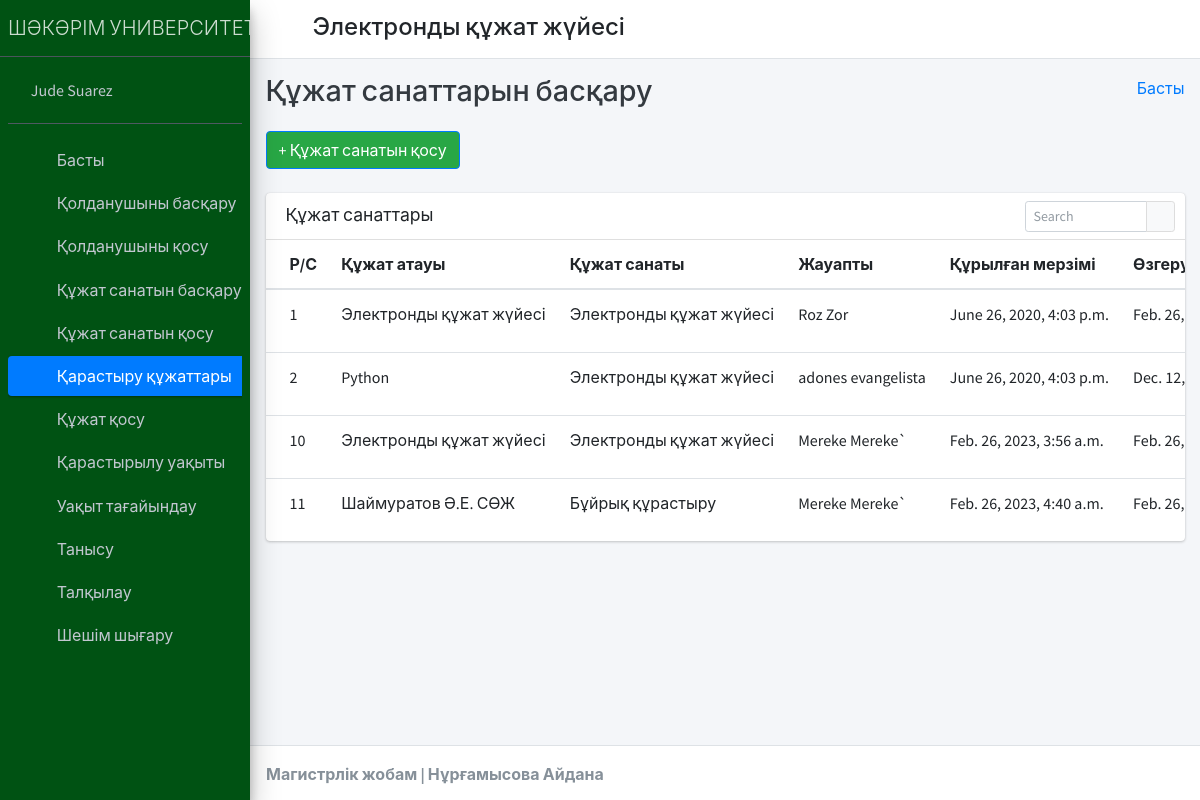
Screenshot of /manage_subject/ (signed in) with the database file from the repository.
### student_management_app/models.py (models this page shows)
class CustomUser(AbstractUser):
    user_type_data = ((1, "HOD"), (2, "Staff"), (3, "Student"))
    user_type = models.CharField(default=1, choices=user_type_data, max_length=10)

class Subjects(models.Model):
    id =models.AutoField(primary_key=True)
    subject_name = models.CharField(max_length=255)
    course_id = models.ForeignKey(Courses, on_delete=models.CASCADE, default=1) #need to give defauult course
    staff_id = models.ForeignKey(CustomUser, on_delete=models.CASCADE)
    created_at = models.DateTimeField(auto_now_add=True)
    updated_at = models.DateTimeField(auto_now=True)
    objects = models.Manager()

class Courses(models.Model):
    id = models.AutoField(primary_key=True)
    course_name = models.CharField(max_length=255)
    created_at = models.DateTimeField(auto_now_add=True)
    updated_at = models.DateTimeField(auto_now=True)
    objects = models.Manager()

### student_management_app/HodViews.py (the view)
# urls.py: path('manage_subject/', HodViews.manage_subject, name="manage_subject"),
def manage_subject(request):
    subjects = Subjects.objects.all()
    context = {
        "subjects": subjects
    }
    return render(request, 'hod_template/manage_subject_template.html', context)

### student_management_app/LoginCheckMiddleWare.py (called while the page is built, shortened)
    def process_view(self, request, view_func, view_args, view_kwargs):
        modulename = view_func.__module__
        user = request.user
        if user.is_authenticated:
            if user.user_type == "1":
                if modulename == "student_management_app.HodViews":
                    pass
                elif modulename == "student_management_app.views" or modulename == "django.views.static":
                    pass
                else:
                    return redirect("admin_home")
            else:
                return redirect("login")
        else:
            if request.path == reverse("login") or request.path == reverse("doLogin"):
                pass
            else:
                return redirect("login")

### student_management_app/templates/hod_template/manage_subject_template.html (shortened to what this page needs)
{% extends 'hod_template/base_template.html' %}
{% block page_title %}
    Құжат санаттарын басқару
{% endblock page_title %}
{% block main_content %}
{% load static %}
<section class="content">
        <div class="container-fluid">
            <a class="btn btn-primary" href="{% url 'add_subject' %}" role="button" style="background:#28a745;">+ Құжат санатын қосу</a> <br/>&nbsp;
            <div class="row">
                <div class="col-md-12">
                    <div class="card">
                        <div class="card-header">
                            <h3 class="card-title">Құжат санаттары</h3>
                            <div class="card-tools">
                            <div class="input-group input-group-sm" style="width: 150px;">
                                <input type="text" name="table_search" class="form-control float-right" placeholder="Search">
                                <div class="input-group-append">
                                <button type="submit" class="btn btn-default"><i class="fas fa-search"></i></button>
                                </div>
                            </div>
                            </div>
                        </div>
                        <div class="card-body table-responsive p-0">
                            <table class="table table-hover text-nowrap">
                            <thead>
                                <tr>
                                <th>Р/С</th>
                                <th>Құжат атауы</th>
                                <th>Құжат санаты</th>
                                <th>Жауапты</th>
                                <th>Құрылған мерзімі</th>
                                <th>Өзгеру мерзімі</th>
                                </tr>
                            </thead>
                            <tbody>
                                {% for subject in subjects %}
                                <tr>
                                <td>{{ subject.id }}</td>
                                <td>{{ subject.subject_name }}</td>
                                <td>{{ subject.course_id.course_name }}</td>
                                <td>{{ subject.staff_id.first_name }} {{ subject.staff_id.last_name }}</td>
                                <td>{{ subject.created_at }}</td>
                                <td>{{ subject.updated_at }}</td>
                                </tr>
                                {% endfor %}
                            </tbody>
                            </table>
                        </div>
                        </div>
                </div>
            </div>
        </div>
      </section>
  {% endblock main_content %}

### student_management_app/templates/hod_template/base_template.html (shortened to what this page needs)
{% load static %}
<!DOCTYPE html>
<html>
<head>
  <link rel="stylesheet" href="{% static "fontawesome-free/css/all.min.css" %}">
  <link rel="stylesheet" href="https://code.ionicframework.com/ionicons/2.0.1/css/ionicons.min.css">
  <link rel="stylesheet" href="{% static 'tempusdominus-bootstrap-4/css/tempusdominus-bootstrap-4.min.css' %}">
  <link rel="stylesheet" href="{% static "icheck-bootstrap/icheck-bootstrap.min.css" %}">
  <link rel="stylesheet" href="{% static "jqvmap/jqvmap.min.css" %}">
  <link rel="stylesheet" href="{% static 'dist/css/adminlte.min.css'  %}">
  <link rel="stylesheet" href="{% static "overlayScrollbars/css/OverlayScrollbars.min.css" %}">
  <link rel="stylesheet" href="{% static "daterangepicker/daterangepicker.css" %}">
  <link rel="stylesheet" href="{% static "summernote/summernote-bs4.css" %}">
</head>
<body class="hold-transition sidebar-mini layout-fixed">
  <div class="wrapper">
    <nav class="main-header navbar navbar-expand navbar-white navbar-light">
      <ul class="navbar-nav">
        <li class="nav-item">
          <a class="nav-link" data-widget="pushmenu" href="#" role="button"><i class="fas fa-bars"></i></a>
        </li>
      </ul>
      <h4 style="margin-left: 10px; margin-top: 5px;">Электронды құжат жүйесі</h4>
      <ul class="navbar-nav ml-auto">
      <li class="nav-item dropdown">
        <a class="nav-link" data-toggle="dropdown" href="#" aria-expanded="false">
          <i class="fas fa-cog"></i>
        </a>
      </li>
    </ul>
    </nav>
    {% include 'hod_template/sidebar_template.html' with user=user id=id %}
    <div class="content-wrapper">
      <div class="content-header">
        <div class="container-fluid">
          <div class="row mb-2">
            <div class="col-sm-6">
              <h1 class="m-0 text-dark">
                {% block page_title %}
                {% endblock page_title %}
              </h1>
            </div>
            <div class="col-sm-6">
              <ol class="breadcrumb float-sm-right">
                <li class="breadcrumb-item"><a href="{% url 'admin_home' %}">Басты</a></li>
              </ol>
            </div>
          </div>
        </div>
      </div>
      {% block main_content %}
      {% endblock main_content %}
    </div>
    {% include 'hod_template/footer.html' %}
  </div>
</body>
</html>

### student_management_app/templates/hod_template/sidebar_template.html
{% load static %}
<aside class="main-sidebar sidebar-dark-primary elevation-4" style="background-color:#005213;">
      <a href="{% url 'admin_home' %}" class="brand-link">
        <span class="brand-text font-weight-light">ШӘКӘРІМ УНИВЕРСИТЕТІ</span>
      </a>
      <div class="sidebar">
        <div class="user-panel mt-3 pb-3 mb-3 d-flex">
          <div class="image">
          </div>
          <div class="info">
            <a href="{% url 'admin_profile' %}" class="d-block">{{ user.first_name }} {{ user.last_name }}</a>
          </div>
        </div>
        <nav class="mt-2">
          <ul class="nav nav-pills nav-sidebar flex-column" data-widget="treeview" role="menu" data-accordion="false">
            <li class="nav-item">
              {% url 'admin_home' as admin_home %}
              <a href="{{ admin_home }}" class="nav-link {% if request.path == admin_home %} active {% endif %}">
                <i class="nav-icon fas fa-tachometer-alt"></i>
                <p>
                  Басты
                </p>
              </a>
            </li>
            <li class="nav-item">
              {% url 'manage_staff' as manage_staff %}
              {% url 'edit_staff' staff_id=id as edit_staff %}
              <a href="{{ manage_staff }}" class="nav-link {% if request.path == manage_staff %} active {% endif %} {% if request.path == edit_staff %} active {% endif %}">
                <i class="nav-icon fas fa-chalkboard-teacher"></i>
                <p>
                  Қолданушыны басқару
                </p>
              </a>
            </li>
            <li class="nav-item">
              {% url 'add_staff' as add_staff %}
              <a href="{{ add_staff }}" class="nav-link {% if request.path == add_staff %} active {% endif %}">
                <i class="nav-icon fas fa-th"></i>
                <p>
                  Қолданушыны қосу
                </p>
              </a>
            </li>
            <li class="nav-item">
              {% url 'manage_course' as manage_course %}
              {% url 'edit_course' course_id=id as edit_course %}
              <a href="{{ manage_course }}" class="nav-link {% if request.path == manage_course %} active {% endif %} {% if request.path == edit_course %} active {% endif %}">
                <i class="nav-icon fas fa-chalkboard"></i>
                <p>
                  Құжат санатын басқару
                </p>
              </a>
            </li>
            <li class="nav-item">
            {% url 'add_course' as add_course %}
              <a href="{{ add_course }}" class="nav-link {% if request.path == add_course %} active {% endif %}">
                <i class="nav-icon fas fa-th"></i>
                <p>
                  Құжат санатын қосу
                </p>
              </a>
            </li>
            <li class="nav-item">
              {% url 'manage_subject' as manage_subject %}
              {% url 'edit_subject' subject_id=id as edit_subject %}
              <a href="{{ manage_subject }}" class="nav-link {% if request.path == manage_subject %} active {% endif %} {% if request.path == edit_subject %} active {% endif %}">
                <i class="nav-icon fas fa-book"></i>
                <p>
                  Қарастыру құжаттары
                </p>
              </a>
            </li>
            <li class="nav-item">
              {% url 'add_subject' as add_subject %}
              <a href="{{ add_subject }}" class="nav-link {% if request.path == add_subject %} active {% endif %}">
                <i class="nav-icon fas fa-th"></i>
                <p>
                  Құжат қосу
                </p>
              </a>
            </li>
            <li class="nav-item">
              {% url 'manage_session' as manage_session %}
              {% url 'edit_session' session_id=id as edit_session %}
              <a href="{{ manage_session }}" class="nav-link {% if request.path == manage_session %} active {% endif %} {% if request.path == edit_session %} active {% endif %}">
                <i class="nav-icon fas fa-graduation-cap"></i>
                <p>
                  Қарастырылу уақыты
                </p>
              </a>
            </li>
            <li class="nav-item">
              {% url 'add_session' as add_session %}
              <a href="{{ add_session }}" class="nav-link {% if request.path == add_session %} active {% endif %}">
                <i class="nav-icon fas fa-th"></i>
                <p>
                  Уақыт тағайындау
                </p>
              </a>
            </li>
            <li class="nav-item">
              {% url 'admin_view_attendance' as admin_view_attendance %}
              <a href="{{ admin_view_attendance }}" class="nav-link {% if request.path == admin_view_attendance %} active {% endif %}">
                <i class="nav-icon fas fa-calendar-alt"></i>
                <p>
                  Танысу
                </p>
              </a>
            </li>
            <li class="nav-item">
              {% url 'staff_feedback_message' as staff_feedback_message %}
              <a href="{{ staff_feedback_message }}" class="nav-link {% if request.path == staff_feedback_message %} active {% endif %}">
                <i class="nav-icon fas fa-th"></i>
                <p>
                  Талқылау
                </p>
              </a>
            </li>
            <li class="nav-item">
              {% url 'staff_leave_view' as staff_leave_view %}
              <a href="{{ staff_leave_view }}" class="nav-link {% if request.path == staff_leave_view %} active {% endif %}">
                <i class="nav-icon fas fa-th"></i>
                <p>
                  Шешім шығару
                </p>
              </a>
            </li>
          </ul>
        </nav>
      </div>
    </aside>

### student_management_app/templates/hod_template/footer.html
<footer class="main-footer">
      <strong>Магистрлік жобам | Нұрғамысова Айдана</strong>
    </footer>

### rows the page displays
CustomUser: first_name "Jude", last_name "Suarez"
Subjects: id "1", subject_name "Электронды құжат жүйесі", course_id.course_name "Электронды құжат жүйесі", staff_id.first_name "Roz", staff_id.last_name "Zor", created_at "June 26, 2020, 4:03 p.m.", updated_at "Feb. 26,…"
Subjects: id "2", subject_name "Python", course_id.course_name "Электронды құжат жүйесі", staff_id.first_name "adones", staff_id.last_name "evangelista", created_at "June 26, 2020, 4:03 p.m.", updated_at "Dec. 12,…"
Subjects: id "10", subject_name "Электронды құжат жүйесі", course_id.course_name "Электронды құжат жүйесі", staff_id.first_name "Mereke", staff_id.last_name "Mereke`", created_at "Feb. 26, 2023, 3:56 a.m.", updated_at "Feb. 26,…"
Subjects: id "11", subject_name "Шаймуратов Ә.Е. СӨЖ", course_id.course_name "Бұйрық құрастыру", staff_id.first_name "Mereke", staff_id.last_name "Mereke`", created_at "Feb. 26, 2023, 4:40 a.m.", updated_at "Feb. 26,…"
